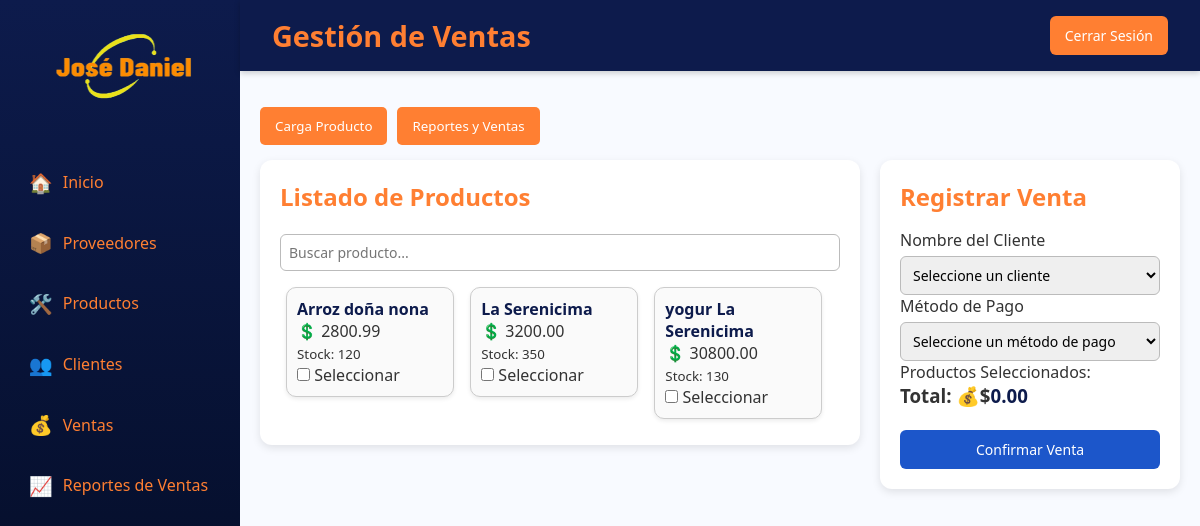
Page /pages/admin/ventas.php on the earlier database version.
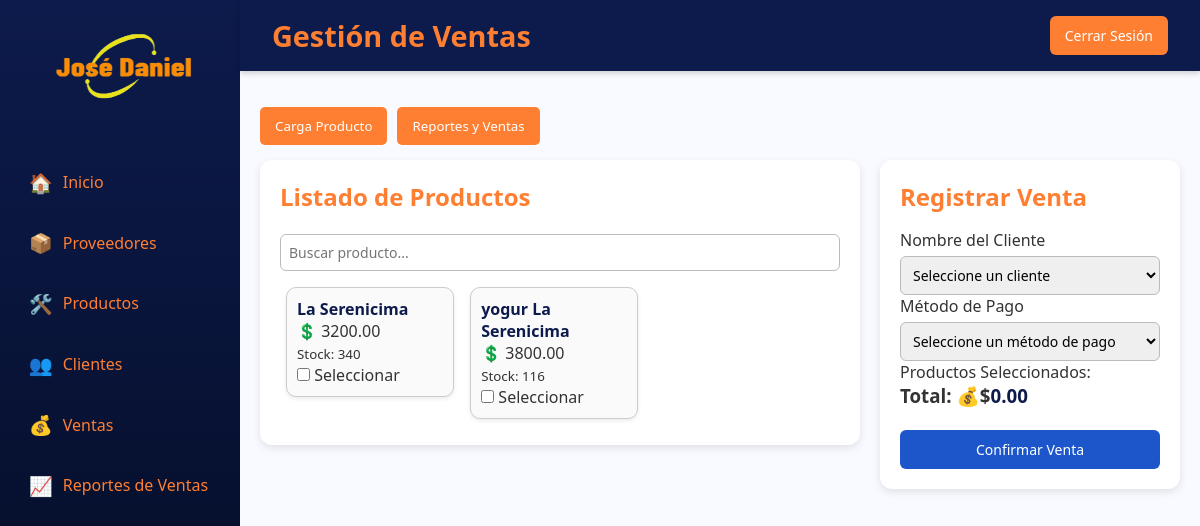
Same page on the later database version.
### tables this page shows
CREATE TABLE `inventario_productos` (
  `id_inventario` int(11) NOT NULL,
  `id_carga` int(11) DEFAULT NULL,
  `stockDisponible` int(11) DEFAULT NULL,
  `fecha_actualizacion` datetime DEFAULT NULL
);

CREATE TABLE `carga_productos` (
  `id_carga` int(11) NOT NULL,
  `nombre_producto` varchar(100) DEFAULT NULL,
  `descripcion` text DEFAULT NULL,
  `id_categoria` int(11) DEFAULT NULL,
  `precio_compra` decimal(10,2) DEFAULT NULL,
  `precio_venta` decimal(10,2) DEFAULT NULL,
  `fecha_carga` datetime DEFAULT NULL,
  `estado` enum('Activo','Inactivo') NOT NULL
);

### pages/admin/ventas.php (the view, shortened to what the changed rows need)
<?php
$conn = new mysqli("localhost", "root", "", "almacen_jose_daniel");
$sql = "SELECT cp.id_carga, cp.nombre_producto, cp.precio_venta, cp.estado, ip.stockDisponible
        FROM carga_productos cp
        INNER JOIN inventario_productos ip ON cp.id_carga = ip.id_carga
        WHERE ip.stockDisponible > 0 AND cp.estado = 'Activo'
        ORDER BY cp.nombre_producto ASC";
$result = $conn->query($sql);
?>
<!DOCTYPE html>
<html lang="es">
<head>
    <link rel="stylesheet" href="../../assets/css/styles.css">
</head>
<body>
    <div class="container">
        <div class="main">
            <header class="header">
                <h1 class="title">Gestión de Ventas</h1>
            </header>
            <main class="content">
                <div style="display: flex; gap: 20px; flex-wrap: wrap;">
                    <div style="flex: 2;">
                        <div class="card">
                            <h2>Listado de Productos</h2>
                            <div id="listaProductosContainer">
                                <?php
                                if ($result && $result->num_rows > 0):
                                    while ($prod = $result->fetch_assoc()):
                                        $id = (int)$prod['id_carga'];
                                        $nombre = htmlspecialchars($prod['nombre_producto']);
                                        $precio = number_format((float)$prod['precio_venta'], 2, '.', '');
                                        $stock = (int)$prod['stockDisponible'];
                                ?>
                                        <div class="producto-item">
                                            <strong><?php echo $nombre; ?></strong><br>
                                            💲 <?php echo $precio; ?><br>
                                            <small>Stock: <?php echo $stock; ?></small><br>
                                            <input type="checkbox" name="productos[]" value="<?php echo $id; ?>"
                                                data-nombre="<?php echo $nombre; ?>"
                                                data-precio="<?php echo $precio; ?>"
                                                data-stock="<?php echo $stock; ?>"
                                                onclick="actualizarProductos(this)">
                                            <label> Seleccionar</label>
                                        </div>
                                <?php
                                    endwhile;
                                else:
                                ?>
                                    <div class="alert-info">No hay productos disponibles en inventario.</div>
                                <?php endif; ?>
                            </div>
                        </div>
                    </div>
                    <div style="flex: 1; min-width: 300px;">
                        <div class="card">
                            <h2>Registrar Venta</h2>
                        </div>
                    </div>
                </div>
            </main>
        </div>
    </div>
</body>
</html>

Differences in the rows shown:
no longer on this page (row unchanged): inventario_productos: id_carga.nombre_producto "Arroz doña nona", id_carga.precio_venta "2800.99", stockDisponible "120"
changed inventario_productos "La Serenicima": stockDisponible "350" → "340"
changed inventario_productos "yogur La Serenicima": id_carga.precio_venta "30800.00" → "3800.00"; stockDisponible "130" → "116"
